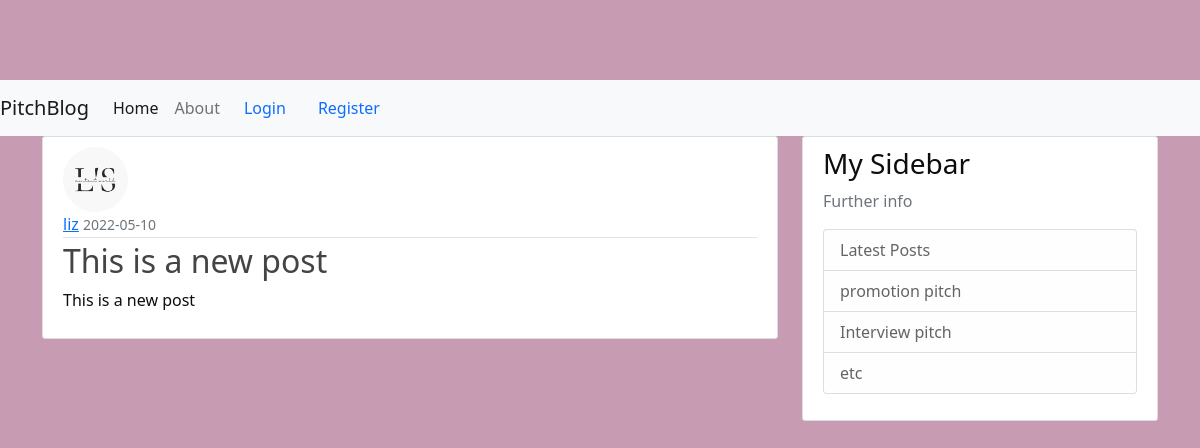
/post/1, run on the app's committed database.
### pitchblog/models.py (models this page shows, shortened)
class User(db.Model, UserMixin):
    id = db.Column(db.Integer, primary_key=True)
    username = db.Column(db.String(20), unique=True, nullable=False)
    email = db.Column(db.String(120), unique=True, nullable=False)
    image_file = db.Column(db.String(20), nullable=False, default='default.jpg')
    password = db.Column(db.String(60), nullable=False)
    posts = db.relationship('Post', backref='author', lazy=True)

class Post(db.Model):
    id = db.Column(db.Integer, primary_key=True)
    title = db.Column(db.String(100), nullable=False)
    date_posted = db.Column(db.DateTime, nullable=False, default=datetime.utcnow)
    content = db.Column(db.Text, nullable=False)
    user_id = db.Column(db.Integer, db.ForeignKey('user.id'), nullable=False)

### pitchblog/posts/routes.py (the view)
@posts.route("/post/<int:post_id>")
def post(post_id):
    post = Post.query.get_or_404(post_id)
    return render_template('post.html', title=post.title, post=post)

### pitchblog/templates/post.html (shortened to what this page needs)
{% extends "base.html" %}
{% block content %}
  <article class="media content-section">
    <img class="rounded-circle article-img" src="{{ url_for('static', filename='profile_pics/' + post.author.image_file) }}">
    <div class="media-body">
      <div class="article-metadata">
        <a class="mr-2" href="{{ url_for('users.user_posts', username=post.author.username) }}">{{ post.author.username }}</a>
        <small class="text-muted">{{ post.date_posted.strftime('%Y-%m-%d') }}</small>
      </div>
      <h2 class="article-title">{{ post.title }}</h2>
      <p class="article-content">{{ post.content }}</p>
    </div>
  </article>
{% endblock content %}

### pitchblog/static/main.css (style rules this page uses)
body { background: #c79bb1; color: #0e0d0d; margin-top: 5rem; }
.content-section { background: #ffffff; padding: 10px 20px; border: 1px solid #dddddd; border-radius: 3px; margin-bottom: 20px; }
.article-title { color: #444444; }
.article-content { white-space: pre-line; }
.article-img { height: 65px; width: 65px; margin-right: 16px; }
.article-metadata { padding-bottom: 1px; margin-bottom: 4px; border-bottom: 1px solid #e3e3e3 }

### data on the page
User: image_file (picture), author.username "liz"
Post: date_posted "2022-05-10", title "This is a new post", content "This is a new post"
